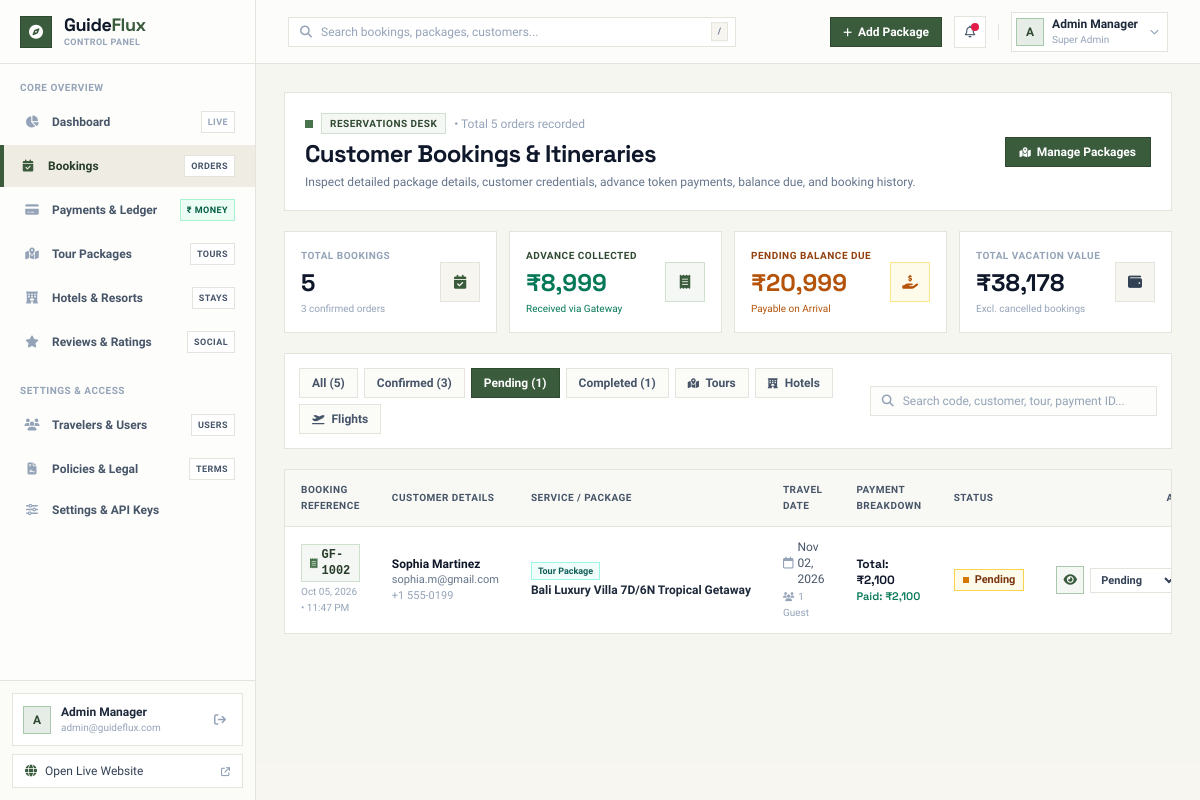
The app's page /admin/bookings.php?status=pending (signed in) with its own data.
### tables this page shows
CREATE TABLE `bookings` (
  `id` int NOT NULL AUTO_INCREMENT,
  `booking_code` varchar(50) NOT NULL,
  `customer_name` varchar(100) NOT NULL,
  `customer_email` varchar(150) NOT NULL,
  `customer_phone` varchar(30) NOT NULL,
  `package_title` varchar(255) NOT NULL,
  `travel_date` date NOT NULL,
  `amount` decimal(10,2) NOT NULL,
  `status` enum('confirmed','pending','completed','cancelled') DEFAULT 'pending',
  `created_at` timestamp NULL DEFAULT CURRENT_TIMESTAMP,
  `user_id` int DEFAULT NULL,
  `booking_type` enum('package','hotel','flight_inquiry') DEFAULT 'package',
  `advance_amount` decimal(10,2) DEFAULT '0.00',
  `balance_amount` decimal(10,2) DEFAULT '0.00',
  `payment_gateway` varchar(50) DEFAULT 'razorpay',
  `payment_id` varchar(100) DEFAULT NULL,
  `order_id` varchar(100) DEFAULT NULL,
  `booking_details` longtext,
  PRIMARY KEY (`id`),
  UNIQUE KEY `booking_code` (`booking_code`)
);

### admin/bookings.php (the view, shortened to what the rows shown need)
<?php
$pdo = getDBConnection();
$bookings = [];
if ($pdo) {
    try {
        $filterStatus = isset($_GET['status']) ? trim($_GET['status']) : '';
        $sql = "SELECT b.*,
                       u.name AS user_account_name, u.email AS user_account_email, u.phone AS user_account_phone, u.status AS user_account_status
                FROM `bookings` b
                LEFT JOIN `users` u ON b.user_id = u.id
                WHERE 1=1";
        $params = [];
        if (!empty($filterStatus)) {
            $sql .= " AND b.`status` = ?";
            $params[] = $filterStatus;
        }
        $sql .= " ORDER BY b.`id` DESC";
        $stmt = $pdo->prepare($sql);
        $stmt->execute($params);
        $rawBookings = $stmt->fetchAll(PDO::FETCH_ASSOC);
        foreach ($rawBookings as $rb) {
            $meta = [];
            $matchedPkg = null;
            $rb['pkg_image'] = $matchedPkg['image'] ?? ($meta['hotel_image'] ?? null);
            $rb['pkg_location'] = $matchedPkg['location'] ?? ($meta['destination'] ?? ($meta['city'] ?? ''));
            $rb['pkg_days'] = $matchedPkg['duration_days'] ?? null;
            $rb['pkg_nights'] = $matchedPkg['duration_nights'] ?? null;
            $rb['pkg_slug'] = $matchedPkg['slug'] ?? null;
            $rb['pkg_tag'] = $matchedPkg['badge'] ?? null;
            $rb['package_id'] = $matchedPkg['id'] ?? null;
            $bookings[] = $rb;
        }
    } catch (Exception $e) {
        $bookings = [];
    }
}
include 'components/head.php';
?>
<div class="min-h-screen flex bg-cream-100/70 antialiased selection:bg-sage-600 selection:text-white">
    <div class="flex-1 lg:pl-64 xl:pl-68 flex flex-col min-w-0 transition-all">
        <main class="flex-1 p-4 sm:p-6 lg:p-7 w-full space-y-5">
            <div class="bg-white border border-[#e5e4dc] p-4 sm:p-5 flex flex-col md:flex-row md:items-center justify-between gap-4">
                <div class="space-y-1">
                    <h1 class="text-xl sm:text-2xl font-bold font-space text-slate-900 tracking-tight">
                        Customer Bookings &amp; Itineraries
                    </h1>
                </div>
            </div>
            <div class="bg-white border border-[#e5e4dc] overflow-hidden">
                <div class="overflow-x-auto">
                    <table class="w-full text-left text-xs border-collapse">
                        <thead>
                            <tr class="bg-cream-100/70 border-b border-[#e5e4dc] text-slate-600 font-bold uppercase tracking-wider text-[10px]">
                                <th class="py-3 px-4">Booking Reference</th>
                                <th class="py-3 px-4">Customer Details</th>
                                <th class="py-3 px-4">Service / Package</th>
                                <th class="py-3 px-4">Travel Date</th>
                                <th class="py-3 px-4">Payment Breakdown</th>
                                <th class="py-3 px-4">Status</th>
                                <th class="py-3 px-4 text-right">Actions</th>
                            </tr>
                        </thead>
                        <tbody class="divide-y divide-[#e5e4dc]">
                            <?php if (!empty($bookings)): ?>
                                <?php foreach ($bookings as $b): ?>
                                    <?php
                                    $st = strtolower($b['status']);
                                    $bType = $b['booking_type'] ?? 'package';
                                    $totalAmt = (float)$b['amount'];
                                    $advAmt = (float)($b['advance_amount'] > 0 ? $b['advance_amount'] : $totalAmt);
                                    $bJson = htmlspecialchars(json_encode($b), ENT_QUOTES, 'UTF-8');
                                    ?>
                                    <tr class="hover:bg-cream-50/80 transition-colors">
                                        <td class="py-3 px-4">
                                            <div class="flex items-center gap-1.5">
                                                <button type="button"
                                                        onclick="openBookingDossier(<?php echo $bJson; ?>)"
                                                        class="font-mono font-bold text-sage-900 bg-sage-50 hover:bg-sage-100 px-2 py-0.5 border border-sage-200 transition text-left cursor-pointer inline-flex items-center gap-1">
                                                    <i class="fa-solid fa-receipt text-[10px] text-sage-600"></i>
                                                    <span><?php echo htmlspecialchars($b['booking_code']); ?></span>
                                                </button>
                                            </div>
                                            <div class="text-[10px] text-slate-400 mt-0.5">
                                                <?php echo date('M d, Y • h:i A', strtotime($b['created_at'] ?? 'now')); ?>
                                            </div>
                                        </td>
                                        <td class="py-3 px-4">
                                            <div class="font-bold text-slate-900 flex items-center gap-1">
                                                <span><?php echo htmlspecialchars($b['customer_name']); ?></span>
                                            </div>
                                            <div class="text-[11px] text-slate-500">
                                                <a href="mailto:<?php echo htmlspecialchars($b['customer_email']); ?>" class="hover:text-sage-700 hover:underline"><?php echo htmlspecialchars($b['customer_email']); ?></a>
                                            </div>
                                            <div class="text-[11px] text-slate-400">
                                                <a href="tel:<?php echo htmlspecialchars($b['customer_phone']); ?>" class="hover:text-sage-700"><?php echo htmlspecialchars($b['customer_phone']); ?></a>
                                            </div>
                                        </td>
                                        <td class="py-3 px-4">
                                            <div class="flex items-center gap-1.5 mb-0.5">
                                                <?php if ($bType === 'hotel'): ?>
                                                    <span class="text-[9px] font-bold bg-amber-50 text-amber-800 border border-amber-200 px-1.5 py-0.2">Hotel Stay</span>
                                                <?php elseif ($bType === 'flight_inquiry'): ?>
                                                    <span class="text-[9px] font-bold bg-sky-50 text-sky-800 border border-sky-200 px-1.5 py-0.2">Flight Query</span>
                                                <?php else: ?>
                                                    <span class="text-[9px] font-bold bg-teal-50 text-teal-800 border border-teal-200 px-1.5 py-0.2">Tour Package</span>
                                                <?php endif; ?>
                                            </div>
                                            <div class="font-medium text-slate-800 max-w-xs truncate cursor-pointer hover:text-sage-700 font-semibold" onclick="openBookingDossier(<?php echo $bJson; ?>)">
                                                <?php echo htmlspecialchars($b['package_title']); ?>
                                            </div>
                                        </td>
                                        <td class="py-3 px-4 text-slate-600 font-medium">
                                            <div class="flex items-center gap-1">
                                                <i class="fa-regular fa-calendar text-slate-400 text-xs"></i>
                                                <span><?php echo date('M d, Y', strtotime($b['travel_date'])); ?></span>
                                            </div>
                                            <div class="text-[10px] text-slate-400 mt-0.5">
                                                <i class="fa-solid fa-users text-[9px] mr-1"></i><?php echo (int)($b['guests_count'] ?? 1); ?> Guest<?php echo (int)($b['guests_count'] ?? 1) > 1 ? 's' : ''; ?>
                                            </div>
                                        </td>
                                        <td class="py-3 px-4 font-space">
                                            <div class="font-bold text-slate-900 text-xs">
                                                Total: ₹<?php echo number_format($totalAmt); ?>
                                            </div>
                                            <div class="text-[11px] text-emerald-700 font-semibold">
                                                Paid: ₹<?php echo number_format($advAmt); ?>
                                            </div>
                                        </td>
                                        <td class="py-3 px-4">
                                            <?php
                                            $badgeClass = 'bg-cream-100 text-slate-700 border-[#e5e4dc]';
                                            if ($st === 'confirmed') $badgeClass = 'bg-sage-50 text-sage-900 border-sage-300';
                                            elseif ($st === 'pending') $badgeClass = 'bg-amber-50 text-amber-900 border-amber-300';
                                            elseif ($st === 'completed') $badgeClass = 'bg-sky-50 text-sky-900 border-sky-300';
                                            elseif ($st === 'cancelled') $badgeClass = 'bg-rose-50 text-rose-900 border-rose-300';
                                            ?>
                                            <span class="inline-flex items-center gap-1.5 px-2 py-0.5 text-[11px] font-bold border <?php echo $badgeClass; ?>">
                                                <span class="w-1.5 h-1.5 <?php echo $st === 'confirmed' ? 'bg-sage-700' : ($st === 'pending' ? 'bg-amber-600' : ($st === 'completed' ? 'bg-sky-600' : 'bg-rose-600')); ?>"></span>
                                                <?php echo ucfirst($st); ?>
                                            </span>
                                        </td>
                                        <td class="py-3 px-4 text-right">
                                            <div class="inline-flex items-center gap-1.5 justify-end">
                                                <button type="button"
                                                        onclick="openBookingDossier(<?php echo $bJson; ?>)"
                                                        title="View Complete Package & Payment Dossier"
                                                        class="w-7 h-7 bg-sage-50 hover:bg-sage-700 text-sage-700 hover:text-white border border-sage-300 transition-colors flex items-center justify-center text-xs font-bold cursor-pointer">
                                                    <i class="fa-solid fa-eye"></i>
                                                </button>
                                                <form method="POST" action="bookings.php" class="inline-flex items-center">
                                                    <select name="status" onchange="this.form.submit()" class="text-[11px] py-1 px-1.5 border border-[#e5e4dc] bg-white text-slate-700 hover:border-slate-400 focus:outline-none focus:border-sage-700 cursor-pointer font-semibold">
                                                        <option value="pending" <?php echo $st === 'pending' ? 'selected' : ''; ?>>Pending</option>
                                                    </select>
                                                </form>
                                            </div>
                                        </td>
                                    </tr>
                                <?php endforeach; ?>
                            <?php endif; ?>
                        </tbody>
                    </table>
                </div>
            </div>
        </main>
    </div>
</div>
<?php include 'components/footer.php'; ?>

### records on screen
bookings: booking_code "GF-1002", created_at "Oct 05, 2026 • 11:47 PM", customer_name "Sophia Martinez", customer_email "sophia.m@gmail.com", customer_phone "+1 555-0199", booking_type "Tour Package", package_title "Bali Luxury Villa 7D/6N Tropical Getaway", travel_date "Nov 02, 2026", guests_count "1", amount "2,100", advAmt "2,100", status "Pending"

### other values on screen
substr($_SESSION['admin_name'] ?? 'A', 0, 1) "A"
$_SESSION['admin_name'] "Admin Manager"
$_SESSION['admin_email'] "admin@guideflux.com"
$totalBookings "5"
$confirmedCount "3"
$totalAdvancePaid > 0 ? $totalAdvancePaid : $totalSales "8,999"
$totalBalanceDue "20,999"
$totalSales "38,178"
$pendingCount "1"
$completedCount "1"
